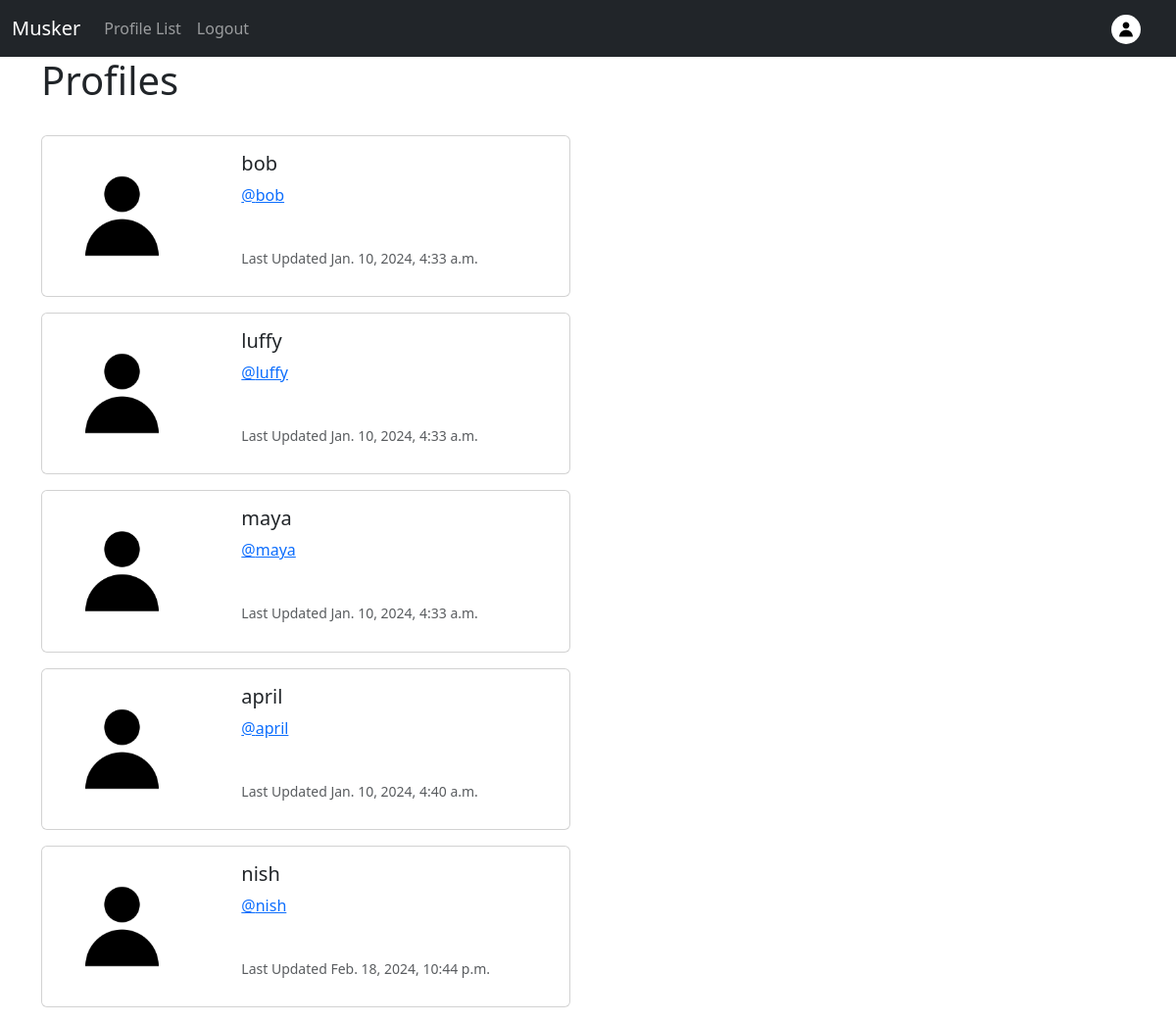
Page /profiles/ (signed in) on the earlier database version.
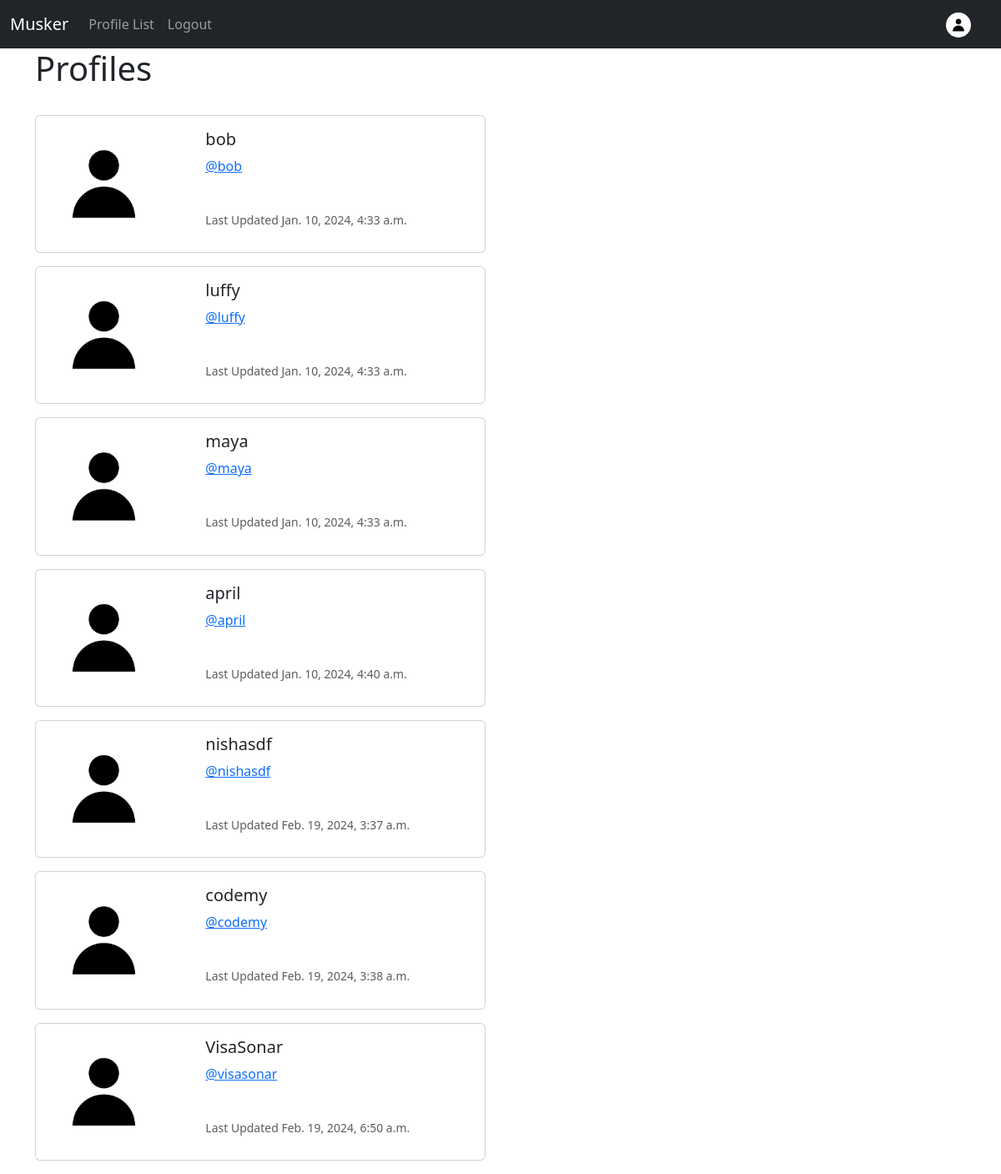
Same page on the later database version.
### muskeer/models.py (models this page shows, shortened)
class Profile(models.Model):
    user = models.OneToOneField(User, on_delete = models.CASCADE) #Associating one user to one profile
    follows = models.ManyToManyField("self", related_name="followed_by", symmetrical=False, blank=True)
    modifiedDate = models.DateTimeField(auto_now = True)
    profileImage = models.ImageField(null=True, blank=True, upload_to= "images/")
    profileBio = models.CharField(null = True, blank = True, max_length = 500)
    homepageLink = models.CharField(null = True, blank = True, max_length = 100)
    facebookLink = models.CharField(null = True, blank = True, max_length = 100)
    instagramLink = models.CharField(null = True, blank = True, max_length = 100)
    linkedInLink = models.CharField(null = True, blank = True, max_length = 100)

### muskeer/views.py (the view)
# urls.py: path('profiles/', views.profiles, name = 'profiles'),
def profiles(request):
    if request.user.is_authenticated:
        profiles = Profile.objects.exclude(user = request.user)
        return render(request, 'profiles.html',{'profiles':profiles})
    else:
        messages.success(request,("You must be logged in to view this page"))
        return redirect('home')

### muskeer/templates/profiles.html
{% extends 'base.html' %}
{% load static %}
{% block content %}
   <h1>Profiles</h1>
   <br>
   {% if profiles %}
        {% for profile in profiles %}
            <div class="card mb-3" style="max-width: 540px;">
                <div class="row">
                  <div class="col-md-4">
                    {% if profile.profileImage%}
                    <img src="{{profile.profileImage.url}}" class="img-fluid rounded-start" alt="...">
                    {% else %}
                    <img src="{% static 'images/default_profile.jpg' %}" class="img-fluid rounded-start" alt="...">
                    {% endif %}
                  </div>
                  <div class="col-md-8">
                    <div class="card-body">
                      <h5 class="card-title">{{profile.user.username}}</h5>
                      <p class="card-text"><a href="{% url 'profile' profile.user.id %}">@{{profile.user.username|lower}}</a></p>
                      <br>
                      <p class="card-text"><small class="text-body-secondary">Last Updated {{profile.modifiedDate}}</small></p>
                    </div>
                  </div>
                </div>
              </div>
        {% endfor %}
   {% endif %}
{% endblock %}

Differences in the rows shown:
removed Profile: user.username "nish", modifiedDate "Feb. 18, 2024, 10:44 p.m."
added Profile: user.username "nishasdf", modifiedDate "Feb. 19, 2024, 3:37 a.m."
added Profile: user.username "codemy", modifiedDate "Feb. 19, 2024, 3:38 a.m."
added Profile: user.username "VisaSonar", user.username "visasonar", modifiedDate "Feb. 19, 2024, 6:50 a.m."
